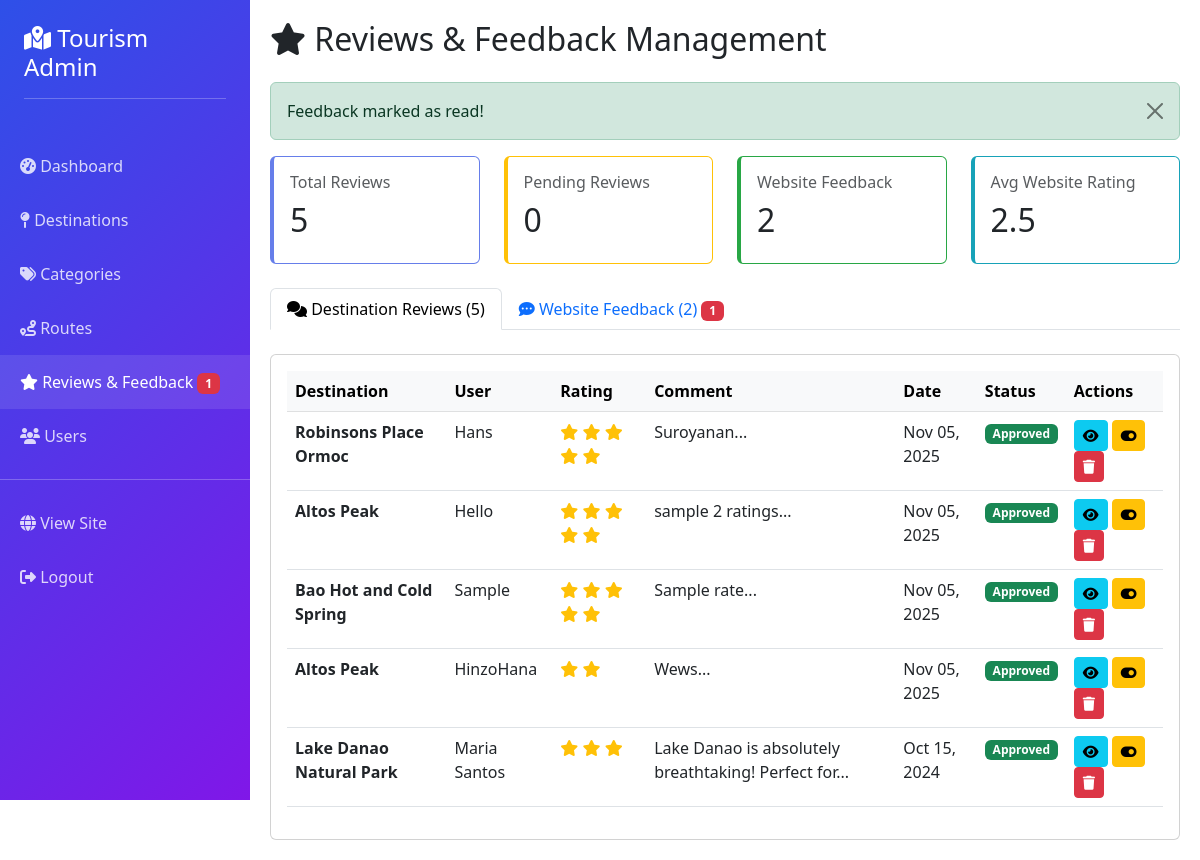
Page /admin/reviews.php?mark_read=2 (signed in) on the committed database.
### tables this page shows
CREATE TABLE `reviews` (
  `id` int(11) NOT NULL,
  `destination_id` int(11) NOT NULL,
  `user_id` int(11) DEFAULT NULL,
  `user_name` varchar(100) DEFAULT NULL,
  `rating` int(11) NOT NULL CHECK (`rating` >= 1 and `rating` <= 5),
  `comment` text DEFAULT NULL,
  `is_approved` tinyint(1) DEFAULT 1,
  `created_at` timestamp NOT NULL DEFAULT current_timestamp()
);

CREATE TABLE `destinations` (
  `id` int(11) NOT NULL,
  `name` varchar(200) NOT NULL,
  `category_id` int(11) DEFAULT NULL,
  `description` text DEFAULT NULL,
  `address` text DEFAULT NULL,
  `latitude` decimal(10,8) DEFAULT NULL,
  `longitude` decimal(11,8) DEFAULT NULL,
  `contact_number` varchar(50) DEFAULT NULL,
  `email` varchar(100) DEFAULT NULL,
  `website` varchar(200) DEFAULT NULL,
  `opening_hours` varchar(100) DEFAULT NULL,
  `entry_fee` varchar(100) DEFAULT NULL,
  `rating` decimal(2,1) DEFAULT 0.0,
  `image_path` varchar(255) DEFAULT NULL,
  `is_active` tinyint(1) DEFAULT 1,
  `created_at` timestamp NOT NULL DEFAULT current_timestamp(),
  `updated_at` timestamp NOT NULL DEFAULT current_timestamp() ON UPDATE current_timestamp()
);

### admin/reviews.php (the view, shortened to what this page needs)
<?php
$conn = getDBConnection();
$success = '';
if (isset($_GET['mark_read'])) {
    $id = (int)$_GET['mark_read'];
    $conn->query("UPDATE website_feedback SET is_read = 1 WHERE id = $id");
    $success = "Feedback marked as read!";
}
$reviews = $conn->query("SELECT r.*, d.name as destination_name
                         FROM reviews r
                         LEFT JOIN destinations d ON r.destination_id = d.id
                         ORDER BY r.created_at DESC");
$total_reviews = $conn->query("SELECT COUNT(*) as count FROM reviews")->fetch_assoc()['count'];
$pending_reviews = $conn->query("SELECT COUNT(*) as count FROM reviews WHERE is_approved = 0")->fetch_assoc()['count'];
$total_feedback = $conn->query("SELECT COUNT(*) as count FROM website_feedback")->fetch_assoc()['count'];
$unread_feedback = $conn->query("SELECT COUNT(*) as count FROM website_feedback WHERE is_read = 0")->fetch_assoc()['count'];
$avg_website_rating = $conn->query("SELECT AVG(rating) as avg FROM website_feedback")->fetch_assoc()['avg'];
?>
<!DOCTYPE html>
<html lang="en">
<head>
    <link href="https://cdn.jsdelivr.net/npm/bootstrap@5.3.0/dist/css/bootstrap.min.css" rel="stylesheet">
    <link rel="stylesheet" href="https://cdnjs.cloudflare.com/ajax/libs/font-awesome/6.4.0/css/all.min.css">
</head>
<body>
    <div class="sidebar">
        <div class="p-4">
            <h4><i class="fas fa-map-marked-alt"></i> Tourism Admin</h4>
            <hr class="bg-white">
        </div>
        <nav class="nav flex-column">
            <a class="nav-link" href="dashboard.php">
                <i class="fas fa-tachometer-alt"></i> Dashboard
            </a>
            <a class="nav-link" href="destinations.php">
                <i class="fas fa-map-pin"></i> Destinations
            </a>
            <a class="nav-link" href="categories.php">
                <i class="fas fa-tags"></i> Categories
            </a>
            <a class="nav-link" href="routes.php">
                <i class="fas fa-route"></i> Routes
            </a>
            <a class="nav-link active" href="reviews.php">
                <i class="fas fa-star"></i> Reviews & Feedback
                <?php if ($unread_feedback > 0): ?>
                    <span class="badge bg-danger"><?php echo $unread_feedback; ?></span>
                <?php endif; ?>
            </a>
            <a class="nav-link" href="users.php">
                <i class="fas fa-users"></i> Users
            </a>
            <hr class="bg-white">
            <a class="nav-link" href="../index.php">
                <i class="fas fa-globe"></i> View Site
            </a>
            <a class="nav-link" href="../logout.php">
                <i class="fas fa-sign-out-alt"></i> Logout
            </a>
        </nav>
    </div>
    <div class="main-content">
        <h2 class="mb-4"><i class="fas fa-star"></i> Reviews & Feedback Management</h2>
        <?php if ($success): ?>
            <div class="alert alert-success alert-dismissible fade show">
                <?php echo $success; ?>
                <button type="button" class="btn-close" data-bs-dismiss="alert"></button>
            </div>
        <?php endif; ?>
        <div class="row mb-4">
            <div class="col-md-3">
                <div class="card stat-card" style="border-color: #667eea;">
                    <div class="card-body">
                        <h6 class="text-muted">Total Reviews</h6>
                        <h2><?php echo $total_reviews; ?></h2>
                    </div>
                </div>
            </div>
            <div class="col-md-3">
                <div class="card stat-card" style="border-color: #ffc107;">
                    <div class="card-body">
                        <h6 class="text-muted">Pending Reviews</h6>
                        <h2><?php echo $pending_reviews; ?></h2>
                    </div>
                </div>
            </div>
            <div class="col-md-3">
                <div class="card stat-card" style="border-color: #28a745;">
                    <div class="card-body">
                        <h6 class="text-muted">Website Feedback</h6>
                        <h2><?php echo $total_feedback; ?></h2>
                    </div>
                </div>
            </div>
            <div class="col-md-3">
                <div class="card stat-card" style="border-color: #17a2b8;">
                    <div class="card-body">
                        <h6 class="text-muted">Avg Website Rating</h6>
                        <h2><?php echo $avg_website_rating ? round($avg_website_rating, 1) : 'N/A'; ?></h2>
                    </div>
                </div>
            </div>
        </div>
        <ul class="nav nav-tabs mb-4" role="tablist">
            <li class="nav-item">
                <a class="nav-link active" data-bs-toggle="tab" href="#reviews">
                    <i class="fas fa-comments"></i> Destination Reviews (<?php echo $total_reviews; ?>)
                </a>
            </li>
            <li class="nav-item">
                <a class="nav-link" data-bs-toggle="tab" href="#feedback">
                    <i class="fas fa-comment-dots"></i> Website Feedback (<?php echo $total_feedback; ?>)
                    <?php if ($unread_feedback > 0): ?>
                        <span class="badge bg-danger"><?php echo $unread_feedback; ?></span>
                    <?php endif; ?>
                </a>
            </li>
        </ul>
        <div class="tab-content">
            <div class="tab-pane fade show active" id="reviews">
                <div class="card">
                    <div class="card-body">
                        <div class="table-responsive">
                            <table class="table table-hover">
                                <thead class="table-light">
                                    <tr>
                                        <th>Destination</th>
                                        <th>User</th>
                                        <th>Rating</th>
                                        <th>Comment</th>
                                        <th>Date</th>
                                        <th>Status</th>
                                        <th>Actions</th>
                                    </tr>
                                </thead>
                                <tbody>
                                    <?php if ($reviews->num_rows > 0): ?>
                                        <?php while ($review = $reviews->fetch_assoc()): ?>
                                            <tr>
                                                <td><strong><?php echo $review['destination_name']; ?></strong></td>
                                                <td><?php echo $review['user_name']; ?></td>
                                                <td>
                                                    <div class="rating">
                                                        <?php for($i=0; $i<5; $i++): ?>
                                                            <i class="fas fa-star<?php echo $i < $review['rating'] ? '' : '-o'; ?>"></i>
                                                        <?php endfor; ?>
                                                    </div>
                                                </td>
                                                <td><?php echo substr($review['comment'], 0, 50) . '...'; ?></td>
                                                <td><?php echo date('M d, Y', strtotime($review['created_at'])); ?></td>
                                                <td>
                                                    <?php if ($review['is_approved']): ?>
                                                        <span class="badge bg-success">Approved</span>
                                                    <?php else: ?>
                                                        <span class="badge bg-warning">Pending</span>
                                                    <?php endif; ?>
                                                </td>
                                                <td>
                                                    <a href="../destination.php?id=<?php echo $review['destination_id']; ?>"
                                                       class="btn btn-sm btn-info" target="_blank">
                                                        <i class="fas fa-eye"></i>
                                                    </a>
                                                    <a href="?toggle_review=<?php echo $review['id']; ?>"
                                                       class="btn btn-sm btn-warning">
                                                        <i class="fas fa-toggle-on"></i>
                                                    </a>
                                                    <a href="?delete_review=<?php echo $review['id']; ?>"
                                                       class="btn btn-sm btn-danger"
                                                       onclick="return confirm('Delete this review?')">
                                                        <i class="fas fa-trash"></i>
                                                    </a>
                                                </td>
                                            </tr>
                                        <?php endwhile; ?>
                                    <?php endif; ?>
                                </tbody>
                            </table>
                        </div>
                    </div>
                </div>
            </div>
        </div>
    </div>
</body>
</html>

### admin/reviews.php (style rules this page uses)
.sidebar { min-height: 100vh; background: linear-gradient(135deg, #2e50e8ff 0%, #8017e8ff 100%); color: white; position: fixed; width: 250px; }
.sidebar .nav-link { color: rgba(255,255,255,0.8); padding: 15px 20px; transition: all 0.3s; }
.sidebar .nav-link:hover, .sidebar .nav-link.active { background: rgba(255,255,255,0.1); color: white; }
.main-content { margin-left: 250px; padding: 20px; }
.stat-card { border-left: 4px solid; transition: transform 0.3s; }
.rating { color: #ffc107; }

### rows in the picture
reviews: destination.name "Robinsons Place Ormoc", user_name "Hans", rating 5 (drawn), comment "Suroyanan", created_at "Nov 05, 2025", is_approved "Approved"
reviews: destination.name "Altos Peak", user_name "Hello", rating 5 (drawn), comment "sample 2 ratings", created_at "Nov 05, 2025", is_approved "Approved"
reviews: destination.name "Bao Hot and Cold Spring", user_name "Sample", rating 5 (drawn), comment "Sample rate", created_at "Nov 05, 2025", is_approved "Approved"
reviews: destination.name "Altos Peak", user_name "HinzoHana", rating 2 (drawn), comment "Wews", created_at "Nov 05, 2025", is_approved "Approved"
reviews: destination.name "Lake Danao Natural Park", user_name "Maria Santos", rating 3 (drawn), comment "Lake Danao is absolutely breathtaking! Perfect for", created_at "Oct 15, 2024", is_approved "Approved"

### other values in the picture
$unread_feedback "1"
$success "Feedback marked as read!"
$total_reviews "5"
$pending_reviews "0"
$total_feedback "2"
$avg_website_rating "2.5"
